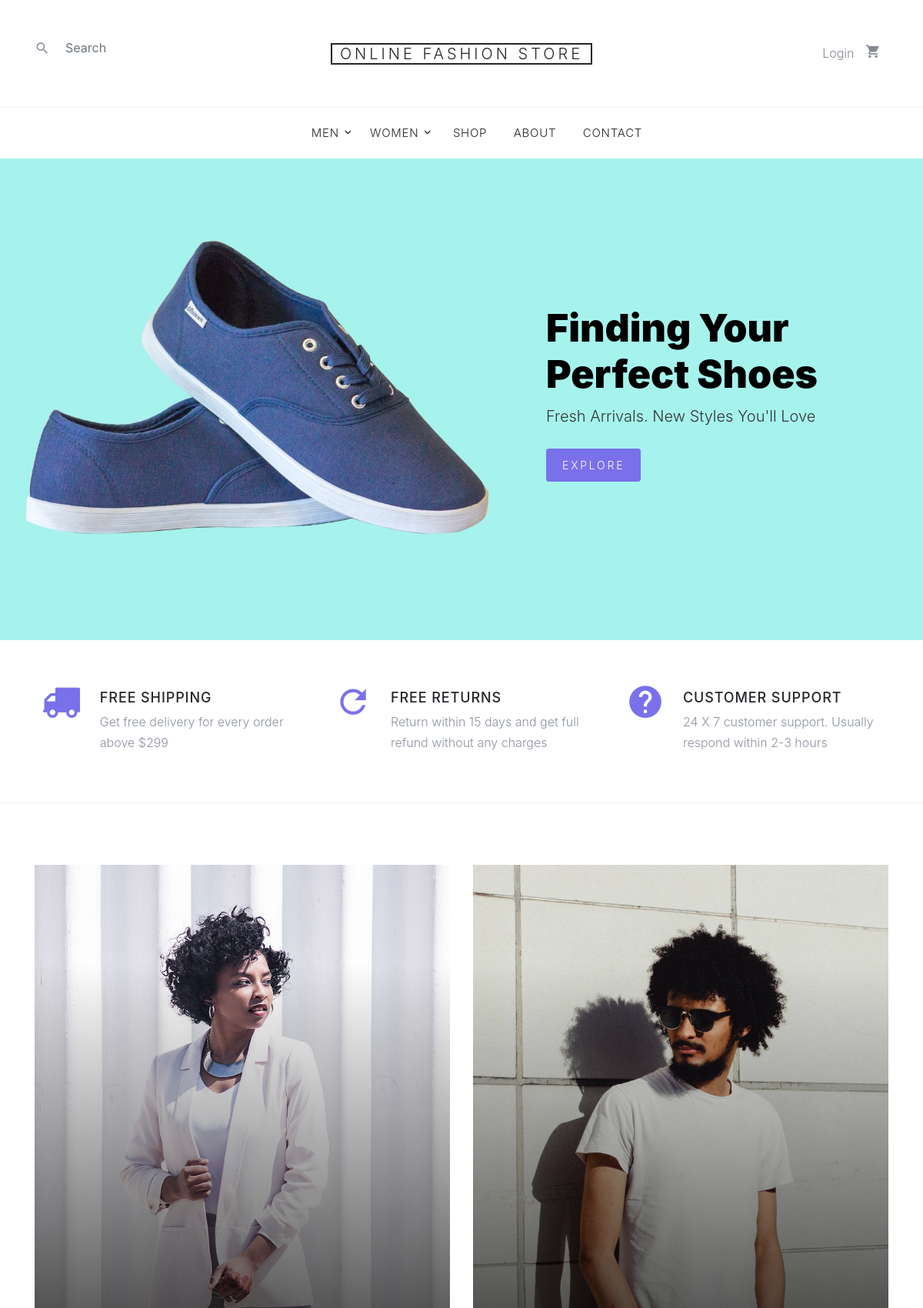
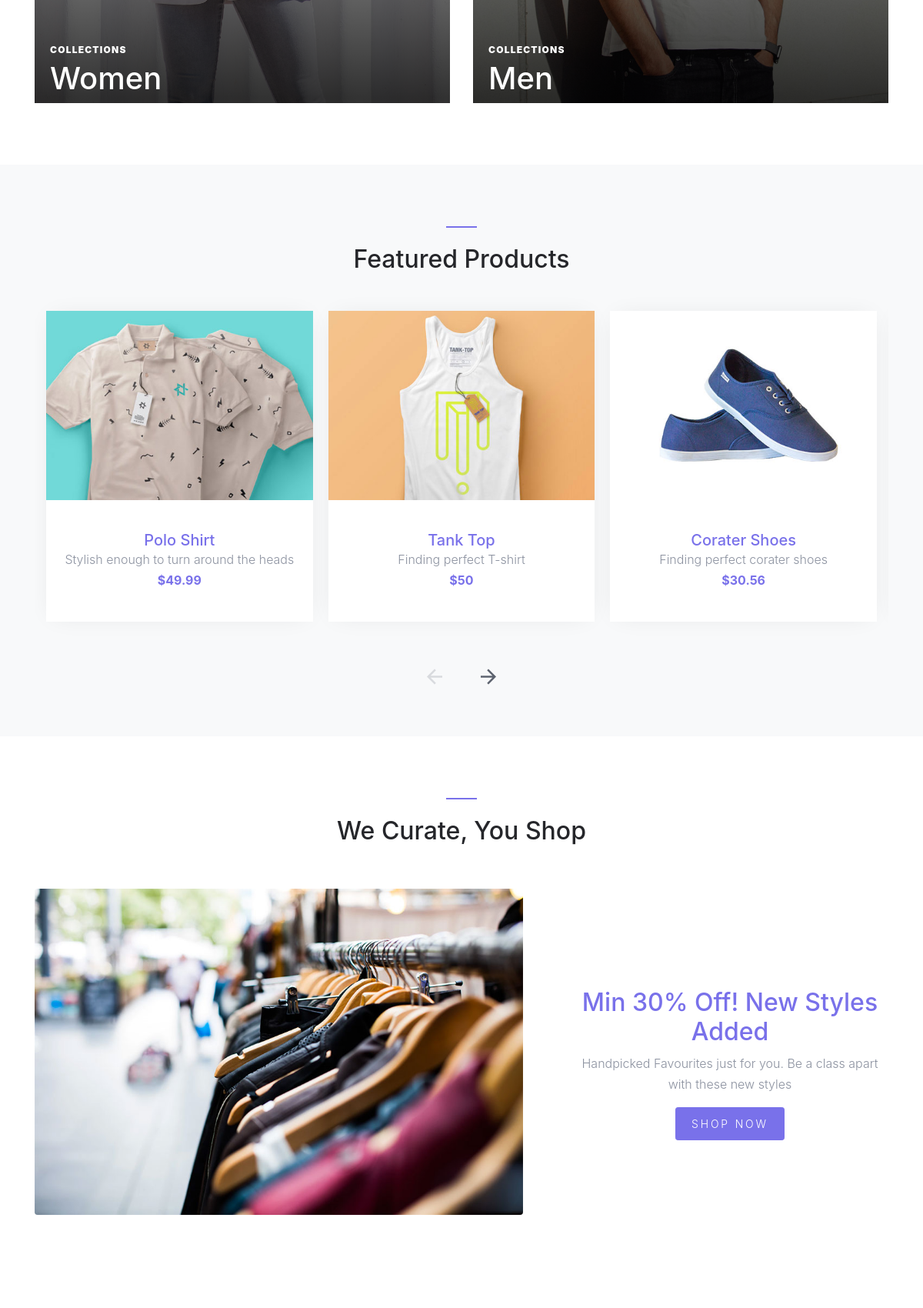
The page / (upper part) on the database its author committed (2 pictures, top to bottom).
### tables this page shows
CREATE TABLE `categories` (
  `id` int(11) NOT NULL,
  `label` varchar(150) NOT NULL DEFAULT '',
  `link_url` varchar(255) NOT NULL DEFAULT '#',
  `parent_id` int(11) NOT NULL DEFAULT '0'
);

CREATE TABLE `products` (
  `product_id` int(11) NOT NULL,
  `product_title` varchar(255) NOT NULL,
  `product_category_id` int(11) NOT NULL,
  `is_featured` tinyint(1) NOT NULL DEFAULT '0' COMMENT 'Is it a Featured product?',
  `product_price` float NOT NULL,
  `product_short_desc` varchar(150) NOT NULL,
  `product_description` text NOT NULL,
  `product_image` varchar(255) NOT NULL,
  `created` datetime NOT NULL DEFAULT CURRENT_TIMESTAMP
);

### includes/templates/front/slider.php (the view)
<div class="container">
	<div class="row justify-content-center">
		<div class="col-md-7 site-section-heading text-center pt-4">
			<h2>Featured Products</h2>
		</div>
	</div>
	<div class="row">
		<div class="col-md-12">
			<div class="nonloop-block-3 owl-carousel">
				<?php
				$res = getFeaturedProducts();
				while ($row = fetch_array($res)) {?>
				<div class="item">
					<div class="block-4 text-center">
						<figure class="block-4-image">
							<img src="images/<?php echo $row['product_image']?>" alt="Image placeholder" class="img-fluid">
						</figure>
						<div class="block-4-text p-4">
							<h3><a href="shop-single.php?id=<?php echo $row['product_id']?>"><?php echo $row['product_title'] ?></a></h3>
							<p class="mb-0"><?php echo $row['product_short_desc']?></p>
							<p class="text-primary font-weight-bold">$<?php echo $row['product_price']?></p>
						</div>
					</div>
				</div>
				<?php } ?>
			</div>
		</div>
	</div>
</div>

### includes/functions.php (shortened to what this page needs)
<?php
 require_once('functions/cart.php');
function compareStrings($str, $substr) {
	if (strpos($str, $substr) !== false)
		return true;
	else
		return false;
}
function query($sql)
{
	global $connection;
	return mysqli_query($connection, $sql);
}
function fetch_array($result)
{
	return mysqli_fetch_assoc($result);
}
function custom_dyn_menu($category, $parent = 0)
{
	$html = "";
	$url = $_SERVER['REQUEST_URI'];
	if (isset($category['parent_cats'][$parent])) {
		foreach ($category['parent_cats'][$parent] as $cat_id) {
			$href = "category.php?id=".$category['categories'][$cat_id]['id'];
			$activeClass = compareStrings($url, $href) ? 'active' : '';
			if (!isset($category['parent_cats'][$cat_id])) {
				$html .= "<li class='$activeClass'><a href='$href'>". $category['categories'][$cat_id]['label']."</a></li>";
			} else {
				$html .= "<li class='has-children $activeClass'><a href='$href'>". $category['categories'][$cat_id]['label'] . "</a>";
				$html .= "<ul class='dropdown'>";
				$html .= custom_dyn_menu($category, $cat_id);
				$html .= "</ul></li>";
			}
		}
	}
	return $html;
}
function getFeaturedProducts()
{
	$sql = "SELECT * FROM products";
	$sql .= " WHERE is_featured=1";
	$featuredProds = query($sql);
	return $featuredProds;
}
function get_cat_for_nav()
{
	$query = "SELECT * FROM categories ORDER BY parent_id, label ASC";
	$send_query = query($query);
	$category = array(
		'categories' => array(),
		'parent_cats' => array()
	);
	while ($row = mysqli_fetch_assoc($send_query)) {
		$category['categories'][$row['id']] = $row;
		$category['parent_cats'][$row['parent_id']][] = $row['id'];
	}
	return $category;
}
?>

### css/style.css (style rules this page uses)
body { line-height: 1.7; color: #8c92a0; font-weight: 300; font-size: 16px; }
a { -webkit-transition: .3s all ease; -o-transition: .3s all ease; transition: .3s all ease; }
.site-section-heading { font-size: 30px; color: #25262a; position: relative; }
.site-section-heading:before { content: ""; left: 0%; top: 0; position: absolute; width: 40px; height: 2px; background: #7971ea; }
.site-section-heading.text-center:before { content: ""; left: 50%; top: 0; -webkit-transform: translateX(-50%); -ms-transform: translateX(-50%); transform: translateX(-50%); position: absolute; width: 40px; height: 2px; background: #7971ea; }
.site-navbar a { color: #868995; }
.site-navbar .site-navigation .site-menu a { text-decoration: none !important; font-size: 15px; display: inline-block; }
.site-navbar .site-navigation .site-menu > li { display: inline-block; padding: 10px 5px; }
.site-navbar .site-navigation .site-menu > li > a { padding: 10px 10px; text-transform: uppercase; letter-spacing: .05em; color: #25262a; font-size: 15px; text-decoration: none !important; }
.site-navbar .site-navigation .site-menu .has-children { position: relative; }
.site-navbar .site-navigation .site-menu .has-children > a { position: relative; padding-right: 20px; }
.site-navbar .site-navigation .site-menu .has-children > a:before { position: absolute; content: "\e313"; font-size: 16px; top: 50%; right: 0; -webkit-transform: translateY(-50%); -ms-transform: translateY(-50%); transform: translateY(-50%); font-family: 'icomoon'; }
.site-navbar .site-navigation .site-menu .has-children a { text-transform: uppercase; }
.site-mobile-menu .site-nav-wrap a { padding: 10px 20px; display: block; position: relative; color: #212529; }
.site-mobile-menu .site-nav-wrap li { position: relative; display: block; }
.site-mobile-menu .site-nav-wrap > li { display: block; position: relative; float: left; width: 100%; }
.site-mobile-menu .site-nav-wrap > li > a { padding-left: 20px; font-size: 20px; }
.block-4 { -webkit-box-shadow: 0 0 30px -10px rgba(0, 0, 0, 0.1); box-shadow: 0 0 30px -10px rgba(0, 0, 0, 0.1); background: #fff; }
.block-4 .block-4-text h3 { font-size: 20px; margin-bottom: 0; }
.block-4 .block-4-text h3 a { text-decoration: none; }

### rows shown on the page
categories: label "MEN"
categories: label "WOMEN"
products: product_image (picture), product_title "Polo Shirt", product_short_desc "Stylish enough to turn around the heads", product_price "49.99"
products: product_image (picture), product_title "Tank Top", product_short_desc "Finding perfect T-shirt", product_price "50"
products: product_image (picture), product_title "Corater Shoes", product_short_desc "Finding perfect corater shoes", product_price "30.56"
